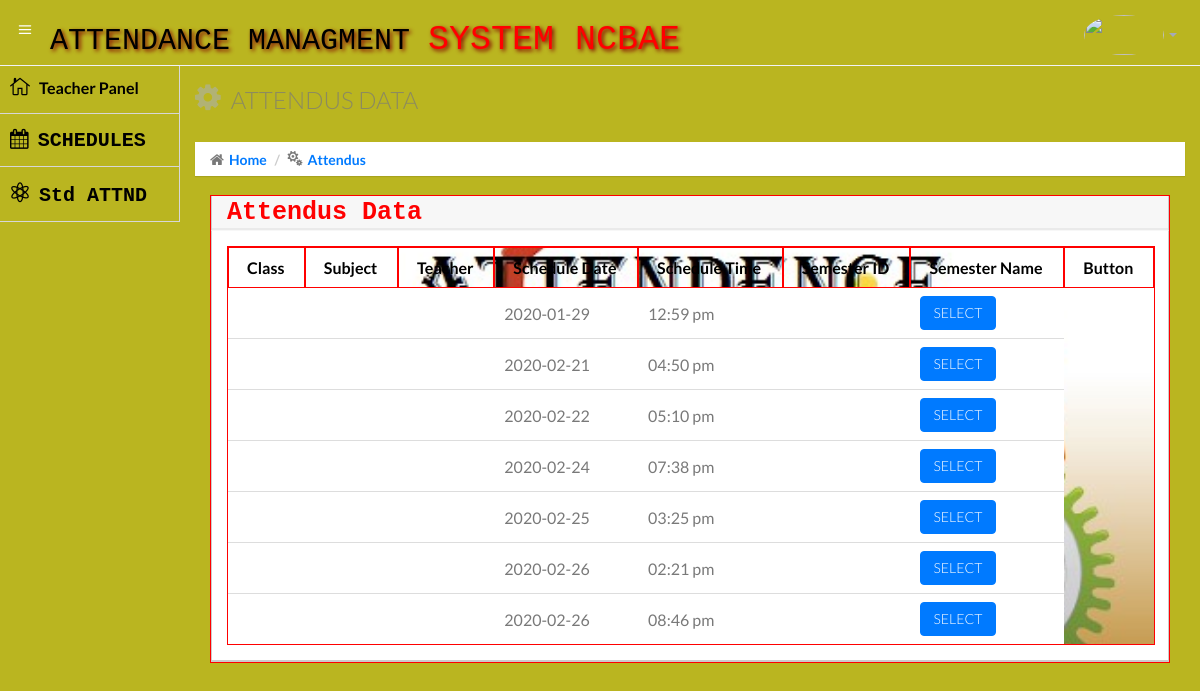
Page /teacher/attendus.php (signed in) on the committed database.
### tables this page shows
CREATE TABLE `schedule` (
  `schedule_id` int(31) NOT NULL,
  `class_id` int(31) NOT NULL,
  `subject_id` int(31) NOT NULL,
  `teacher_id` int(31) NOT NULL,
  `schedule_date` date NOT NULL,
  `schedule_time` time(1) NOT NULL,
  `sh_end_time` time NOT NULL,
  `admin_id` int(31) NOT NULL,
  `room_id` int(25) NOT NULL,
  `Semester_id` int(25) NOT NULL
);

### teacher/attendus.php (the view, shortened to what this page needs)
<html lang="en">
  <head>
    <link href="css/bootstrap.min.css" rel="stylesheet">
    <link href="css/bootstrap-theme.css" rel="stylesheet">
    <link href="css/elegant-icons-style.css" rel="stylesheet" />
    <link href="css/font-awesome.min.css" rel="stylesheet" />
    <link rel="stylesheet" href="css/owl.carousel.css" type="text/css">
	<link href="css/jquery-jvectormap-1.2.2.css" rel="stylesheet">
    <link href="css/style.css" rel="stylesheet">
    <link href="css/style-responsive.css" rel="stylesheet" />
	<link href="css/jquery-ui-1.10.4.min.css" rel="stylesheet">
	<link href="css/jquery_data_Tables.min.css" rel="stylesheet">
 </head>
  <body style= "background-color:#BAB520;">
  <section id="container" class="">
     <?php
	include("header.php");
?>
  <?php
	include("sidebar.php");
?>
      <section id="main-content">
          <section class="wrapper">
			  <div class="row">
				<div class="col-lg-12">
					<h3 class="page-header"><i class="fa fa-cog"></i>Attendus Data</h3>
					<ol class="breadcrumb">
						<li><i class="fa fa-home"></i><a href="index.php">Home</a></li>
						<li><i class="icon_cogs"></i><a href="student.php">Attendus</a></li>
					</ol>
				</div>
			</div>
            <div class="col-lg-12">
                      <section style="border:1px solid red; " class="panel">
                          <header style="color:red; font-size:25px; font-family:courier;" class="panel-heading">
                              Attendus Data
                          </header>
                          <div class="panel-body">
	 <table style="background-image: url('images/atnd.jpg'); height:auto;   background-position: center; background-repeat: no-repeat;  background-size: cover; border:1px solid red; " id="myTable" class="display" cellspacing="0" width="100%">
        <thead>
            <tr>
                <th style="color:black; border:1px solid red;">Class</th>
                <th style="color:black; border:1px solid red;">Subject</th>
                <th style="color:black; border:1px solid red;">Teacher</th>
				   <th style="color:black; border:1px solid red;">Schedule Date</th>
				   <th style="color:black; border:1px solid red;">Schedule Time</th>
				    <th style="color:black; border:1px solid red;">Semester ID</th>
				    <th style="color:black; border:1px solid red;">Semester Name</th>
				<th style="color:black; border:1px solid red;">Button</th>
            </tr>
        </thead>
        <?php
		$query1= "SELECT * FROM schedule ";
		$run1= mysqli_query($connect,$query1);
		while($fetch1 = mysqli_fetch_array($run1))
		{
		$class_id = $fetch1['class_id'];
		$subject_id = $fetch1['subject_id'];
		$teacher_id = $fetch1['teacher_id'];
		$Semester_id = $fetch1['Semester_id'];
		$Semester=$fetch1['Semester_id'];
		$query2= "SELECT * FROM class where class_id = '".$class_id."' ";
		$run2= mysqli_query($connect,$query2);
	    $fetch2 = mysqli_fetch_array($run2);
			$query3= "SELECT * FROM subject where subject_id = '".$subject_id."' ";
		$run3= mysqli_query($connect,$query3);
	    $fetch3 = mysqli_fetch_array($run3);
			$query4= "SELECT * FROM teacher where teacher_id = '".$teacher_id."' ";
		$run4= mysqli_query($connect,$query4);
	    $fetch4 = mysqli_fetch_array($run4);
			$query5= "SELECT * FROM semester where Semester_id = '".$Semester_id."' AND Semester = '".$Semester."' ";
		$run5= mysqli_query($connect,$query5);
	    $fetch5 = mysqli_fetch_array($run5);
		?>
            <tr>
                <td><?php echo($fetch2['class_name']);?></td>
                <td><?php echo($fetch3['subject_name']);?></td>
				  <td><?php echo($fetch4['teacher_name']);?></td>
				<td><?php echo($fetch1['schedule_date']);?></td>
				<td>
				<?php
					$date = new DateTime($fetch1['schedule_time']);
                      echo   $date->format('h:i a');
						?>
				</td>
				<td><?php echo($fetch5['Semester_id']);?></td>
				<td>
				<?php  echo("<a href='selectschedule.php?temp=".$fetch1['schedule_id']."'>");
                 echo '<input type="button" class="btn btn-primary" value="SELECT"></a>';?>
				</td>
				</tr>
			<?php
		}
			?>
    </table>
                          </div>
                      </section>
                  </div>
          </section>
      </section>
  </section>
  </body>
</html>

### rows in the picture
schedule: schedule_date "2020-01-29", schedule_time "12:59 pm"
schedule: schedule_date "2020-02-21", schedule_time "04:50 pm"
schedule: schedule_date "2020-02-22", schedule_time "05:10 pm"
schedule: schedule_date "2020-02-24", schedule_time "07:38 pm"
schedule: schedule_date "2020-02-25", schedule_time "03:25 pm"
schedule: schedule_date "2020-02-26", schedule_time "02:21 pm"
schedule: schedule_date "2020-02-26", schedule_time "08:46 pm"
